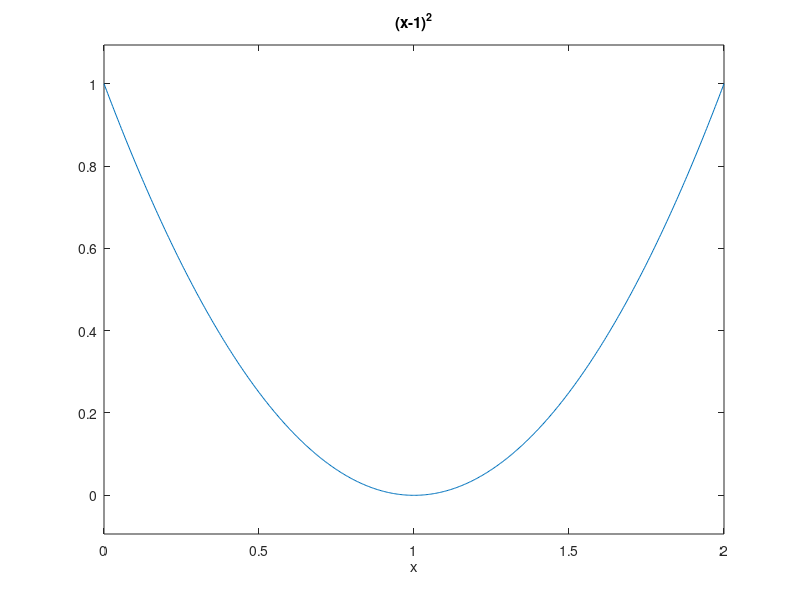

Recreate this plot in MATLAB. (Note: this script raises an error after producing the figure.)


func0=inline('(x-1)^2')
figure(1)
ezplot(func0,[0,2])
hold on 
[x_min,fx_min]=genetski_algoritam(1,0,2,10,2,3,100,3,1)
rezid1=abs(0-fx_min)
plot(x_min{1}, fx_min, 'ro')
hold off
sprintf('-------------------------------------------------------')


func1=inline('10+x^2 - 10*cos(2*pi*x)')
figure(2)
ezplot(func1,[-5,5])
hold on 
[x_min,fx_min]=genetski_algoritam(1,-5,5,12,2,3,100,6,2)
rezid2=abs(0-fx_min)
plot(x_min{1}, fx_min, 'ro')
hold off
sprintf('-------------------------------------------------------')





func1=inline('x^2 + (y-1)^2')
figure(3)
ezsurf(func1,[-1,1],[0,2])
hold on 
[x_min,fx_min]=genetski_algoritam(2,[-1,0],[1,2],10,3,4,100,5,3)
rezid3=abs(0-fx_min)
plot3(x_min{1}(1),x_min{2}(1), fx_min, 'ro')
hold off
sprintf('-------------------------------------------------------')


func2=inline('cos(x)+3*y^2')
figure(4)
ezsurf(func2,[0,2*pi],[-2,2])
hold on 
[x_min,fx_min]=genetski_algoritam(2,[0,-2],[2*pi,2],10,3,3,150,5,4)
rezid4=abs(-1-fx_min)
plot3(x_min{1}(1),x_min{2}(1), fx_min, 'ro')
hold off

sprintf('-------------------------------------------------------')




func3=inline('10 + x^2 + y^2 -10 * cos (2*pi*x)')
figure(5)
ezsurf(func3,[-3.5,3.5],[-2,2])
hold on
[x_min,fx_min]=genetski_algoritam(2,[-3.5,-2],[3.5,2],15,4,3,200,6,5)
rezid5=abs(0-fx_min)
plot3(x_min{1}(1),x_min{2}(1), fx_min, 'ro')
hold off

